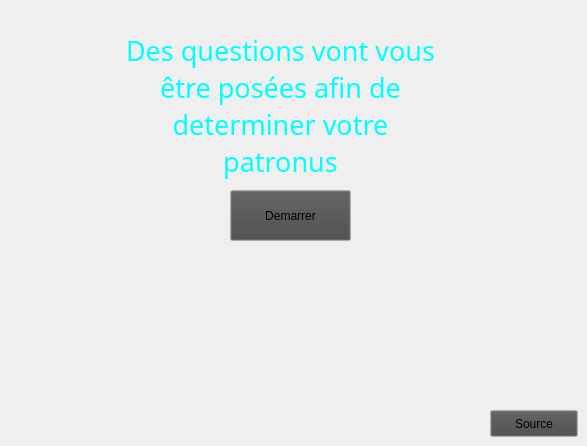
    <widget class="QWidget" name="accueil">
     <widget class="QPushButton" name="demarrer">
      <property name="geometry">
       <rect>
        <x>230</x>
        <y>190</y>
        <width>121</width>
        <height>51</height>
       </rect>
      </property>
      <property name="palette">
       <palette>
        <active>
         <colorrole role="Button">
          <brush brushstyle="SolidPattern">
           <color alpha="255">
            <red>72</red>
            <green>72</green>
            <blue>72</blue>
           </color>
          </brush>
         </colorrole>
        </active>
        <inactive>
         <colorrole role="Button">
          <brush brushstyle="SolidPattern">
           <color alpha="255">
            <red>72</red>
            <green>72</green>
            <blue>72</blue>
           </color>
          </brush>
         </colorrole>
        </inactive>
        <disabled>
         <colorrole role="Button">
          <brush brushstyle="SolidPattern">
           <color alpha="255">
            <red>72</red>
            <green>72</green>
            <blue>72</blue>
           </color>
          </brush>
         </colorrole>
        </disabled>
       </palette>
      </property>
      <property name="text">
       <string>Demarrer</string>
      </property>
     </widget>
     <widget class="QPushButton" name="source">
      <property name="geometry">
       <rect>
        <x>490</x>
        <y>410</y>
        <width>88</width>
        <height>27</height>
       </rect>
      </property>
      <property name="palette">
       <palette>
        <active>
         <colorrole role="Button">
          <brush brushstyle="SolidPattern">
           <color alpha="255">
            <red>72</red>
            <green>72</green>
            <blue>72</blue>
           </color>
          </brush>
         </colorrole>
        </active>
        <inactive>
         <colorrole role="Button">
          <brush brushstyle="SolidPattern">
           <color alpha="255">
            <red>72</red>
            <green>72</green>
            <blue>72</blue>
           </color>
          </brush>
         </colorrole>
        </inactive>
        <disabled>
         <colorrole role="Button">
          <brush brushstyle="SolidPattern">
           <color alpha="255">
            <red>72</red>
            <green>72</green>
            <blue>72</blue>
           </color>
          </brush>
         </colorrole>
        </disabled>
       </palette>
      </property>
      <property name="text">
       <string>Source</string>
      </property>
     </widget>
     <widget class="QLabel" name="txtAcceuil">
      <property name="enabled">
       <bool>true</bool>
      </property>
      <property name="geometry">
       <rect>
        <x>120</x>
        <y>10</y>
        <width>321</width>
        <height>191</height>
       </rect>
      </property>
      <property name="palette">
       <palette>
        <active>
         <colorrole role="WindowText">
          <brush brushstyle="SolidPattern">
           <color alpha="255">
            <red>0</red>
            <green>255</green>
            <blue>255</blue>
           </color>
          </brush>
         </colorrole>
        </active>
        <inactive>
         <colorrole role="WindowText">
          <brush brushstyle="SolidPattern">
           <color alpha="255">
            <red>0</red>
            <green>255</green>
            <blue>255</blue>
           </color>
          </brush>
         </colorrole>
        </inactive>
        <disabled>
         <colorrole role="WindowText">
          <brush brushstyle="SolidPattern">
           <color alpha="255">
            <red>190</red>
            <green>190</green>
            <blue>190</blue>
           </color>
          </brush>
         </colorrole>
        </disabled>
       </palette>
      </property>
      <property name="font">
       <font>
        <family>Monotype Corsiva</family>
        <pointsize>20</pointsize>
       </font>
      </property>
      <property name="text">
       <string>Des questions vont vous être posées afin de determiner votre patronus</string>
      </property>
      <property name="scaledContents">
       <bool>false</bool>
      </property>
      <property name="alignment">
       <set>Qt::AlignCenter</set>
      </property>
      <property name="wordWrap">
       <bool>true</bool>
      </property>
     </widget>
    </widget>
